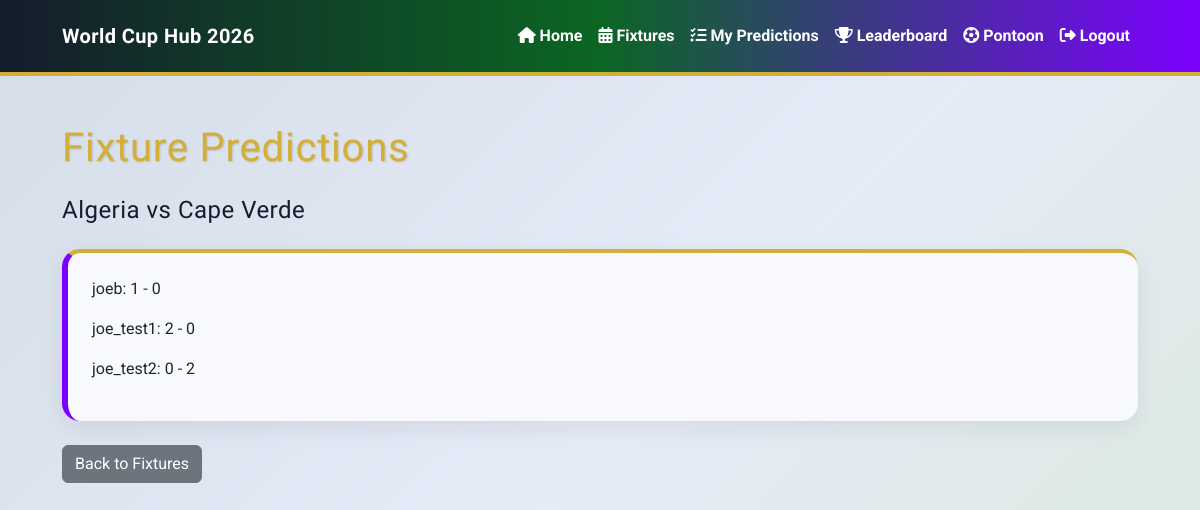
/fixtures/31/predictions/ (signed in), run on the app's committed database.
### predictor/models.py (models this page shows, shortened)
class Fixture(models.Model):
    STAGE_CHOICES = [
        ('Group Stage', 'Group Stage'),
        ('Round of 32', 'Round of 32'),
        ('Round of 16', 'Round of 16'),
        ('Quarterfinals', 'Quarterfinals'),
        ('Semifinals', 'Semifinals'),
        ('Final', 'Final'),
    ]
    home_team = models.ForeignKey(
        Team,
        on_delete=models.CASCADE,
        related_name='home_fixtures'
    )
    away_team = models.ForeignKey(
        Team,
        on_delete=models.CASCADE,
        related_name='away_fixtures'
    )
    stadium = models.ForeignKey(
        Stadium,
        on_delete=models.SET_NULL,
        related_name='fixtures',
        null=True,
        blank=True
    )
    stage = models.CharField(max_length=20, choices=STAGE_CHOICES)
    matchday = models.PositiveIntegerField(
        blank=True,
        null=True
    )
    kickoff_time = models.DateTimeField()
    home_team_score = models.PositiveIntegerField(blank=True, null=True)
    away_team_score = models.PositiveIntegerField(blank=True, null=True)
    class Meta:
        ordering = ['kickoff_time']
    def predictions_locked(self):
        lock_time = self.kickoff_time + timedelta(minutes=1)
        return timezone.now() >= lock_time

class Team(models.Model):
    GROUP_CHOICES = [
        ('A', 'Group A'),
        ('B', 'Group B'),
        ('C', 'Group C'),
        ('D', 'Group D'),
        ('E', 'Group E'),
        ('F', 'Group F'),
        ('G', 'Group G'),
        ('H', 'Group H'),
        ('I', 'Group I'),
        ('J', 'Group J'),
        ('K', 'Group K'),
        ('L', 'Group L'),
    ]
    name = models.CharField(max_length=100)
    group = models.CharField(max_length=1, choices=GROUP_CHOICES)
    manager = models.CharField(max_length=100, blank=True, null=True)
    captain = models.CharField(max_length=100, blank=True, null=True)
    best_world_cup_finish = models.CharField(max_length=100, blank=True, null=True)
    best_world_cup_year = models.CharField(max_length=100, blank=True, null=True)
    def __str__(self):
        return self.name

class Prediction(models.Model):
    user = models.ForeignKey(
        User,
        on_delete=models.CASCADE,
        related_name='predictions'
    )
    fixture = models.ForeignKey(
        Fixture,
        on_delete=models.CASCADE,
        related_name='predictions'
    )
    predicted_home_score = models.PositiveIntegerField()
    predicted_away_score = models.PositiveIntegerField()
    points_awarded = models.IntegerField(default=0)
    created_at = models.DateTimeField(auto_now_add=True)
    class Meta:
        unique_together = ('user', 'fixture')
        ordering = ['fixture__kickoff_time']

### predictor/views.py (the view)
@login_required
def fixture_predictions(request, fixture_id):
    fixture = get_object_or_404(Fixture, id=fixture_id)
    predictions = Prediction.objects.filter(
        fixture=fixture
    )
    context = {
        "fixture": fixture,
        "predictions": predictions,
    }
    return render(
        request,
        "predictor/fixture_predictions.html",
        context,
    )

### predictor/templates/predictor/fixture_predictions.html
{% extends "base.html" %} {% block title %} Fixture Predictions | World Cup Hub 2026 {% endblock %} {% block content %}
<section class="container py-5">
  <h1 class="mb-4">Fixture Predictions</h1>
  <h2 class="h4 mb-4">{{ fixture.home_team }} vs {{ fixture.away_team }}</h2>
  {% if fixture.predictions_locked %}
  <div class="card shadow-sm">
    <div class="card-body">
      {% for prediction in predictions %}
      <p>{{ prediction.user.username }}: {{ prediction.predicted_home_score }} - {{ prediction.predicted_away_score }}</p>
      {% empty %}
      <p>No predictions were submitted for this fixture.</p>
      {% endfor %}
    </div>
  </div>
  {% else %}
  <div class="alert alert-warning">Predictions are hidden until this fixture is locked.</div>
  {% endif %}
  <a href="{% url 'fixtures' %}" class="btn btn-secondary mt-4"> Back to Fixtures </a>
</section>
{% endblock %}

### static/css/style.css (style rules this page uses)
:root { --wc-purple: #7b00ff; --wc-blue: #0066ff; --wc-red: #ff2b2b; --wc-green: #00843d; --wc-pitch-green: #0b6623; --wc-gold: #d4af37; --wc-gold-light: #f5d76e; --wc-dark: #151c2c; --wc-light: #eef1ff; --wc-card: #f8f9fc; --wc-white: #ffffff; }
body { background: linear-gradient( 135deg, #d4dde8 0%, #e6ebf8 50%, #d8ead8 100% ); color: var(--wc-dark); font-family: "Roboto", Arial, sans-serif; }
.container { max-width: 1100px; }
h1, h2, h3, h4, h5, .navbar-brand { font-family: "Oswald", sans-serif; letter-spacing: 0.02em; }
h1 { color: var(--wc-gold); text-shadow: 1px 1px 2px rgba(0, 0, 0, 0.15); }
h2, h3, h4, h5 { color: var(--wc-dark); }
.card { background: var(--wc-card); border: none; border-top: 4px solid var(--wc-gold); border-radius: 18px; box-shadow: 0 8px 24px rgba(21, 28, 44, 0.08) !important; }
.card-body { padding: 1.5rem; }
.fixture-card, .card.shadow-sm { border-left: 6px solid var(--wc-purple); }

### data on the page
Fixture: home_team "Algeria", away_team "Cape Verde"
Prediction: user.username "joeb", predicted_home_score "1", predicted_away_score "0"
Prediction: user.username "joe_test1", predicted_home_score "2", predicted_away_score "0"
Prediction: user.username "joe_test2", predicted_home_score "0", predicted_away_score "2"
